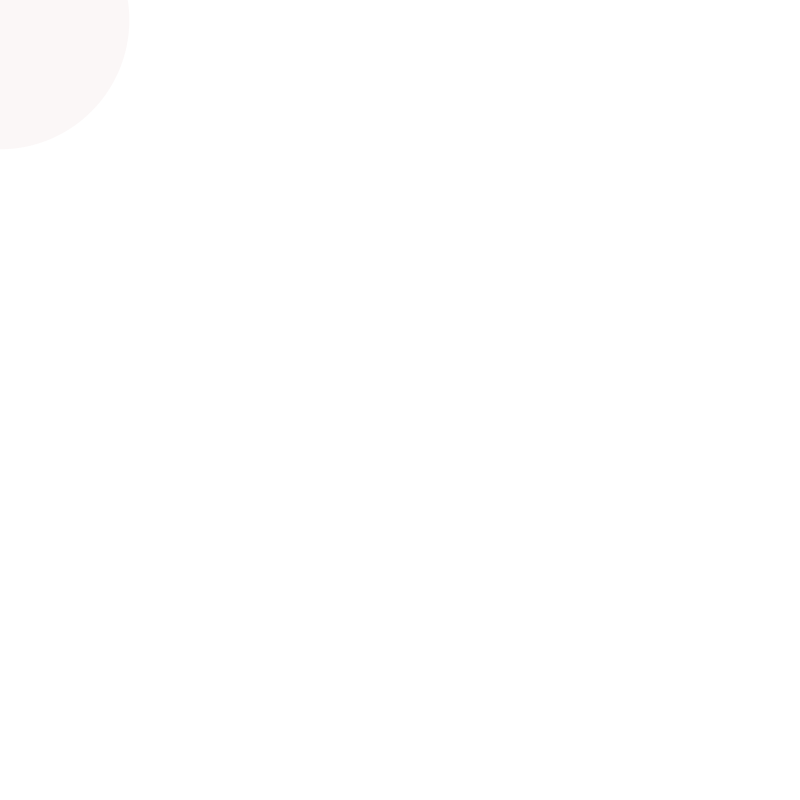
Frame 1 (no input)
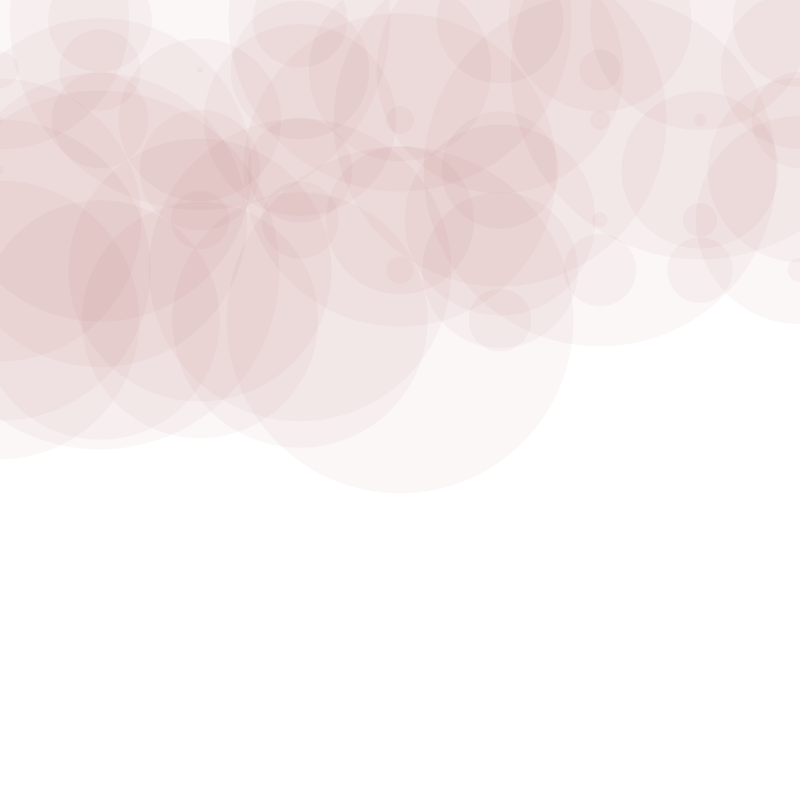
Frame 60 (the mouse pressed at the canvas centre just before this capture)
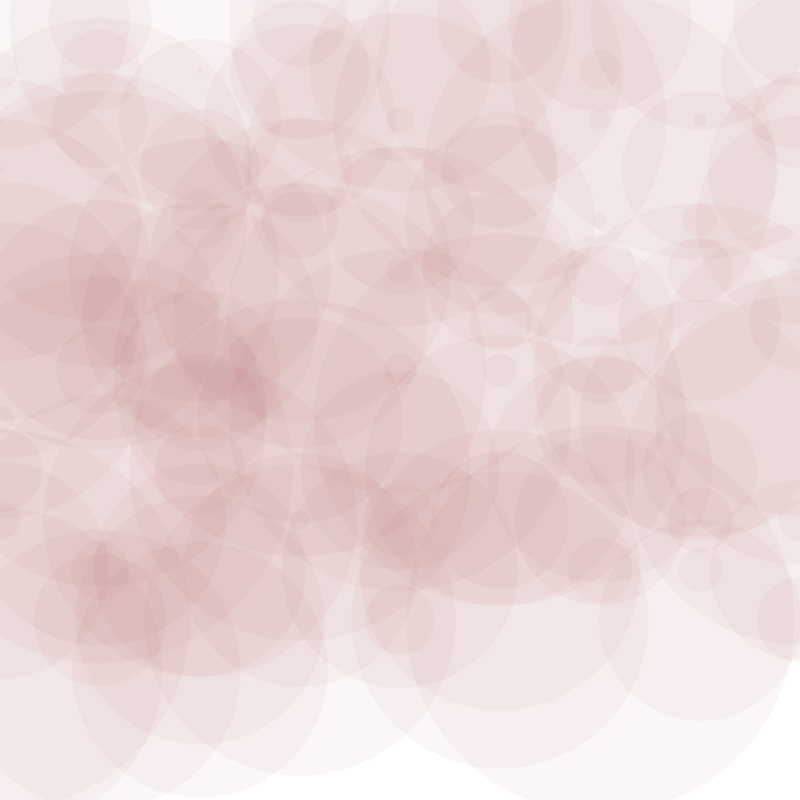
Frame 120 (the mouse held since frame 60 and released just before this capture)

The Processing sketch that drew these frames (run headless with seeded random() and noise(); from frame 60 on, the mouse is pressed at the canvas centre):

// Processing sketch: sketch_25_de_febrero_1
// ── sketch_25_de_febrero_1.pde
int x = 0;
int y = 20;

float level;
float rad;

void setup() {
  size(800,800);
  background(255);
  noStroke();
}


void draw() {
  level = random(0, 1);
  rad = (level * width/2);
  
  if (y < height) {
    fill(150, 50, 40, 10);
    ellipse(x, y, rad, rad);
    delay(100);
    x = x + 50;
    x += 50;
    
    if (x > width) {
      x = 0;
      y += 50;
    }
  }
}
